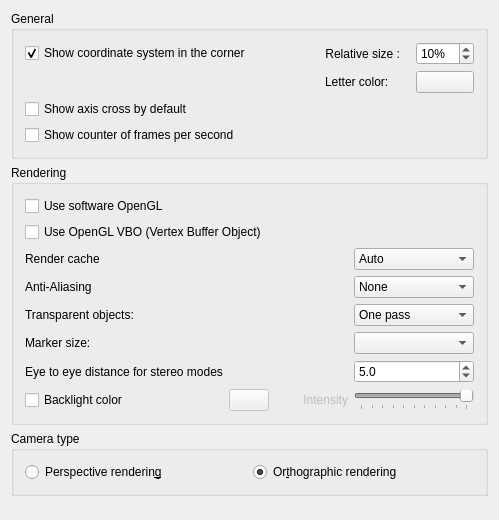
<?xml version="1.0" encoding="UTF-8"?>
<ui version="4.0">
 <class>Gui::Dialog::DlgSettings3DView</class>
 <widget class="QWidget" name="Gui::Dialog::DlgSettings3DView">
  <property name="geometry">
   <rect>
    <x>0</x>
    <y>0</y>
    <width>499</width>
    <height>520</height>
   </rect>
  </property>
  <property name="windowTitle">
   <string>3D View</string>
  </property>
  <layout class="QVBoxLayout" name="verticalLayout_2">
   <item>
    <widget class="QGroupBox" name="GroupBoxGeneral">
     <property name="enabled">
      <bool>true</bool>
     </property>
     <property name="title">
      <string>General</string>
     </property>
     <layout class="QVBoxLayout" name="verticalLayout">
      <item>
       <layout class="QGridLayout" name="gridLayoutCoord">
        <item row="0" column="0">
         <widget class="Gui::PrefCheckBox" name="CheckBox_CornerCoordSystem">
          <property name="toolTip">
           <string>Main coordinate system will always be shown in
lower right corner within opened files</string>
          </property>
          <property name="text">
           <string>Show coordinate system in the corner</string>
          </property>
          <property name="checked">
           <bool>true</bool>
          </property>
          <property name="prefEntry" stdset="0">
           <cstring>CornerCoordSystem</cstring>
          </property>
          <property name="prefPath" stdset="0">
           <cstring>View</cstring>
          </property>
         </widget>
        </item>
        <item row="0" column="1">
         <spacer name="horizontalSpacerCoord">
          <property name="orientation">
           <enum>Qt::Horizontal</enum>
          </property>
          <property name="sizeHint" stdset="0">
           <size>
            <width>40</width>
           </size>
          </property>
         </spacer>
        </item>
        <item row="0" column="2">
         <widget class="QLabel" name="labelCoordSize">
          <property name="text">
           <string>Relative size :   </string>
          </property>
          <property name="alignment">
           <set>Qt::AlignRight|Qt::AlignTrailing|Qt::AlignVCenter</set>
          </property>
         </widget>
        </item>
        <item row="0" column="3">
         <widget class="Gui::PrefSpinBox" name="SpinBox_CornerCoordSystemSize">
          <property name="toolTip">
           <string>Size of main coordinate system representation
in the corner -- in % of height/width of viewport</string>
          </property>
          <property name="minimum">
           <number>2</number>
          </property>
          <property name="maximum">
           <number>100</number>
          </property>
          <property name="value">
           <number>10</number>
          </property>
          <property name="suffix">
           <string notr="true">%</string>
          </property>
          <property name="prefEntry" stdset="0">
           <cstring>CornerCoordSystemSize</cstring>
          </property>
          <property name="prefPath" stdset="0">
           <cstring>View</cstring>
          </property>
         </widget>
        </item>
        <item row="1" column="2">
         <widget class="QLabel" name="axisLetterColorLabel">
          <property name="text">
           <string>Letter color:</string>
          </property>
         </widget>
        </item>
        <item row="1" column="3">
         <widget class="Gui::PrefColorButton" name="axisLetterColor">
          <property name="toolTip">
           <string>Axis letter color</string>
          </property>
          <property name="color" stdset="0">
           <color>
            <red>0</red>
            <green>0</green>
            <blue>0</blue>
           </color>
          </property>
          <property name="prefEntry" stdset="0">
           <cstring>AxisLetterColor</cstring>
          </property>
          <property name="prefPath" stdset="0">
           <cstring>View</cstring>
          </property>
         </widget>
        </item>
       </layout>
      </item>
      <item>
       <widget class="Gui::PrefCheckBox" name="CheckBox_ShowAxisCross">
        <property name="toolTip">
         <string>Axis cross will be shown by default at file
opening or creation</string>
        </property>
        <property name="text">
         <string>Show axis cross by default</string>
        </property>
        <property name="prefEntry" stdset="0">
         <cstring>ShowAxisCross</cstring>
        </property>
        <property name="prefPath" stdset="0">
         <cstring>View</cstring>
        </property>
       </widget>
      </item>
      <item>
       <widget class="Gui::PrefCheckBox" name="CheckBox_ShowFPS">
        <property name="toolTip">
         <string>Time needed for last operation and resulting frame rate
will be shown at the lower left corner in opened files</string>
        </property>
        <property name="text">
         <string>Show counter of frames per second</string>
        </property>
        <property name="prefEntry" stdset="0">
         <cstring>ShowFPS</cstring>
        </property>
        <property name="prefPath" stdset="0">
         <cstring>View</cstring>
        </property>
       </widget>
      </item>
     </layout>
    </widget>
   </item>
   <item>
    <widget class="QGroupBox" name="GroupBox12">
     <property name="enabled">
      <bool>true</bool>
     </property>
     <property name="title">
      <string>Rendering</string>
     </property>
     <layout class="QVBoxLayout" name="verticalLayout_3">
      <item>
       <widget class="Gui::PrefCheckBox" name="CheckBox_use_SW_OpenGL">
        <property name="toolTip">
         <string>This option is useful for troubleshooting graphics card and driver problems.

Changing this option requires a restart of the application.</string>
        </property>
        <property name="text">
         <string>Use software OpenGL</string>
        </property>
        <property name="prefEntry" stdset="0">
         <cstring>UseSoftwareOpenGL</cstring>
        </property>
        <property name="prefPath" stdset="0">
         <cstring>OpenGL</cstring>
        </property>
       </widget>
      </item>
      <item>
       <widget class="Gui::PrefCheckBox" name="CheckBox_useVBO">
        <property name="toolTip">
         <string>If selected, Vertex Buffer Objects (VBO) will be used.
A VBO is an OpenGL feature that provides methods for uploading
vertex data (position, normal vector, color, etc.) to the graphics card.
VBOs offer substantial performance gains because the data resides
in the graphics memory rather than the system memory and so it
can be rendered directly by GPU.

Note: Sometimes this feature may lead to a host of different
issues ranging from graphical anomalies to GPU crash bugs. Remember to
report this setting as enabled when seeking support on the FreeCAD forums</string>
        </property>
        <property name="text">
         <string>Use OpenGL VBO (Vertex Buffer Object)</string>
        </property>
        <property name="prefEntry" stdset="0">
         <cstring>UseVBO</cstring>
        </property>
        <property name="prefPath" stdset="0">
         <cstring>View</cstring>
        </property>
       </widget>
      </item>
      <item>
       <layout class="QGridLayout" name="gridLayout">
        <item row="0" column="0">
         <widget class="QLabel" name="renderCacheLabel">
          <property name="text">
           <string>Render cache</string>
          </property>
         </widget>
        </item>
        <item row="0" column="4">
         <widget class="QComboBox" name="renderCache">
          <property name="minimumSize">
           <size>
            <width>120</width>
            <height>0</height>
           </size>
          </property>
          <property name="toolTip">
           <string>'Render Caching' is another way to say 'Rendering Acceleration'.
There are 3 options available to achieve this:
1) 'Auto' (default), let Coin3D decide where to cache.
2) 'Distributed', manually turn on cache for all view provider root node.
3) 'Centralized', manually turn off cache in all nodes of all view provider, and
only cache at the scene graph root node. This offers the fastest rendering speed
but slower response to any scene changes.</string>
          </property>
          <property name="currentIndex">
           <number>0</number>
          </property>
          <item>
           <property name="text">
            <string>Auto</string>
           </property>
          </item>
          <item>
           <property name="text">
            <string>Distributed</string>
           </property>
          </item>
          <item>
           <property name="text">
            <string>Centralized</string>
           </property>
          </item>
         </widget>
        </item>
        <item row="1" column="0">
         <widget class="QLabel" name="aliasingLAbel">
          <property name="text">
           <string>Anti-Aliasing</string>
          </property>
         </widget>
        </item>
        <item row="1" column="4">
         <widget class="Gui::PrefComboBox" name="comboAliasing">
          <property name="minimumSize">
           <size>
            <width>120</width>
            <height>0</height>
           </size>
          </property>
          <property name="toolTip">
           <string>What kind of multisample anti-aliasing is used</string>
          </property>
          <property name="prefEntry" stdset="0">
           <cstring>AntiAliasing</cstring>
          </property>
          <property name="prefPath" stdset="0">
           <cstring>View</cstring>
          </property>
          <item>
           <property name="text">
            <string>None</string>
           </property>
          </item>
          <item>
           <property name="text">
            <string>Line Smoothing</string>
           </property>
          </item>
          <item>
           <property name="text">
            <string>MSAA 2x</string>
           </property>
          </item>
          <item>
           <property name="text">
            <string>MSAA 4x</string>
           </property>
          </item>
          <item>
           <property name="text">
            <string>MSAA 8x</string>
           </property>
          </item>
         </widget>
        </item>
        <item row="2" column="0">
         <widget class="QLabel" name="transparentRenderLabel">
          <property name="toolTip">
           <string/>
          </property>
          <property name="text">
           <string>Transparent objects:</string>
          </property>
         </widget>
        </item>
        <item row="2" column="4">
         <widget class="Gui::PrefComboBox" name="comboTransparentRender">
          <property name="minimumSize">
           <size>
            <width>120</width>
            <height>0</height>
           </size>
          </property>
          <property name="toolTip">
           <string>Render types of transparent objects</string>
          </property>
          <property name="prefEntry" stdset="0">
           <cstring>TransparentObjectRenderType</cstring>
          </property>
          <property name="prefPath" stdset="0">
           <cstring>View</cstring>
          </property>
          <item>
           <property name="text">
            <string>One pass</string>
           </property>
          </item>
          <item>
           <property name="text">
            <string>Backface pass</string>
           </property>
          </item>
         </widget>
        </item>
        <item row="3" column="0">
         <widget class="QLabel" name="markerSizeLabel">
          <property name="toolTip">
           <string/>
          </property>
          <property name="text">
           <string>Marker size:</string>
          </property>
         </widget>
        </item>
        <item row="3" column="4">
         <widget class="QComboBox" name="boxMarkerSize">
          <property name="minimumSize">
           <size>
            <width>120</width>
            <height>0</height>
           </size>
          </property>
          <property name="toolTip">
           <string>Size of vertices in the Sketcher workbench</string>
          </property>
         </widget>
        </item>
        <item row="4" column="0">
         <widget class="QLabel" name="textLabel1">
          <property name="text">
           <string>Eye to eye distance for stereo modes</string>
          </property>
         </widget>
        </item>
        <item row="4" column="4">
         <widget class="Gui::PrefDoubleSpinBox" name="FloatSpinBox_EyeDistance">
          <property name="minimumSize">
           <size>
            <width>120</width>
            <height>0</height>
           </size>
          </property>
          <property name="toolTip">
           <string>Eye-to-eye distance used for stereo projections.
The specified value is a factor that will be multiplied with the
bounding box size of the 3D object that is currently displayed.</string>
          </property>
          <property name="decimals">
           <number>1</number>
          </property>
          <property name="minimum">
           <double>0.100000000000000</double>
          </property>
          <property name="maximum">
           <double>1000.000000000000000</double>
          </property>
          <property name="singleStep">
           <double>2.000000000000000</double>
          </property>
          <property name="value">
           <double>5.000000000000000</double>
          </property>
          <property name="prefEntry" stdset="0">
           <cstring>EyeDistance</cstring>
          </property>
          <property name="prefPath" stdset="0">
           <cstring>View</cstring>
          </property>
         </widget>
        </item>
        <item row="5" column="0">
         <widget class="Gui::PrefCheckBox" name="checkBoxBacklight">
          <property name="toolTip">
           <string>Backlight is enabled with the defined color</string>
          </property>
          <property name="text">
           <string>Backlight color</string>
          </property>
          <property name="prefEntry" stdset="0">
           <cstring>EnableBacklight</cstring>
          </property>
          <property name="prefPath" stdset="0">
           <cstring>View</cstring>
          </property>
         </widget>
        </item>
        <item row="5" column="1">
         <widget class="Gui::PrefColorButton" name="backlightColor">
          <property name="enabled">
           <bool>false</bool>
          </property>
          <property name="toolTip">
           <string>Backlight color</string>
          </property>
          <property name="color" stdset="0">
           <color>
            <red>255</red>
            <green>255</green>
            <blue>255</blue>
           </color>
          </property>
          <property name="prefEntry" stdset="0">
           <cstring>BacklightColor</cstring>
          </property>
          <property name="prefPath" stdset="0">
           <cstring>View</cstring>
          </property>
         </widget>
        </item>
        <item row="5" column="2">
         <spacer name="horizontalSpacer">
          <property name="orientation">
           <enum>Qt::Horizontal</enum>
          </property>
          <property name="sizeHint" stdset="0">
           <size>
            <width>40</width>
            <height>20</height>
           </size>
          </property>
         </spacer>
        </item>
        <item row="5" column="3">
         <widget class="QLabel" name="backlightLabel">
          <property name="enabled">
           <bool>false</bool>
          </property>
          <property name="toolTip">
           <string/>
          </property>
          <property name="text">
           <string>Intensity</string>
          </property>
          <property name="alignment">
           <set>Qt::AlignRight|Qt::AlignTrailing|Qt::AlignVCenter</set>
          </property>
         </widget>
        </item>
        <item row="5" column="4">
         <widget class="Gui::PrefSlider" name="sliderIntensity">
          <property name="enabled">
           <bool>false</bool>
          </property>
          <property name="sizePolicy">
           <sizepolicy hsizetype="Fixed" vsizetype="Fixed">
            <horstretch>0</horstretch>
            <verstretch>0</verstretch>
           </sizepolicy>
          </property>
          <property name="minimumSize">
           <size>
            <width>120</width>
            <height>0</height>
           </size>
          </property>
          <property name="toolTip">
           <string>Intensity of the backlight</string>
          </property>
          <property name="maximum">
           <number>100</number>
          </property>
          <property name="singleStep">
           <number>1</number>
          </property>
          <property name="value">
           <number>100</number>
          </property>
          <property name="orientation">
           <enum>Qt::Horizontal</enum>
          </property>
          <property name="tickPosition">
           <enum>QSlider::TicksBelow</enum>
          </property>
          <property name="tickInterval">
           <number>10</number>
          </property>
          <property name="prefEntry" stdset="0">
           <cstring>BacklightIntensity</cstring>
          </property>
          <property name="prefPath" stdset="0">
           <cstring>View</cstring>
          </property>
         </widget>
        </item>
       </layout>
      </item>
     </layout>
    </widget>
   </item>
   <item>
    <widget class="QGroupBox" name="groupBoxCamera">
     <property name="title">
      <string>Camera type</string>
     </property>
     <layout class="QGridLayout" name="gridLayout1">
      <property name="leftMargin">
       <number>11</number>
      </property>
      <property name="topMargin">
       <number>11</number>
      </property>
      <property name="rightMargin">
       <number>11</number>
      </property>
      <property name="bottomMargin">
       <number>11</number>
      </property>
      <property name="spacing">
       <number>6</number>
      </property>
      <item row="0" column="0">
       <widget class="Gui::PrefRadioButton" name="radioPerspective">
        <property name="toolTip">
         <string>Objects will appear in a perspective projection</string>
        </property>
        <property name="text">
         <string>Perspective renderin&amp;g</string>
        </property>
        <property name="prefEntry" stdset="0">
         <cstring>Perspective</cstring>
        </property>
        <property name="prefPath" stdset="0">
         <cstring>View</cstring>
        </property>
       </widget>
      </item>
      <item row="0" column="1">
       <widget class="Gui::PrefRadioButton" name="radioOrthographic">
        <property name="toolTip">
         <string>Objects will be projected in orthographic projection</string>
        </property>
        <property name="text">
         <string>Or&amp;thographic rendering</string>
        </property>
        <property name="checked">
         <bool>true</bool>
        </property>
        <property name="prefEntry" stdset="0">
         <cstring>Orthographic</cstring>
        </property>
        <property name="prefPath" stdset="0">
         <cstring>View</cstring>
        </property>
       </widget>
      </item>
     </layout>
    </widget>
   </item>
   <item>
    <spacer>
     <property name="orientation">
      <enum>Qt::Vertical</enum>
     </property>
     <property name="sizeHint" stdset="0">
      <size>
       <width>455</width>
       <height>16</height>
      </size>
     </property>
    </spacer>
   </item>
  </layout>
 </widget>
 <layoutdefault spacing="6" margin="11"/>
 <customwidgets>
  <customwidget>
   <class>Gui::ColorButton</class>
   <extends>QPushButton</extends>
   <header>Gui/Widgets.h</header>
  </customwidget>
  <customwidget>
   <class>Gui::PrefCheckBox</class>
   <extends>QCheckBox</extends>
   <header>Gui/PrefWidgets.h</header>
  </customwidget>
  <customwidget>
   <class>Gui::PrefRadioButton</class>
   <extends>QRadioButton</extends>
   <header>Gui/PrefWidgets.h</header>
  </customwidget>
  <customwidget>
   <class>Gui::PrefComboBox</class>
   <extends>QComboBox</extends>
   <header>Gui/PrefWidgets.h</header>
  </customwidget>
  <customwidget>
   <class>Gui::PrefColorButton</class>
   <extends>Gui::ColorButton</extends>
   <header>Gui/PrefWidgets.h</header>
  </customwidget>
  <customwidget>
   <class>Gui::PrefSlider</class>
   <extends>QSlider</extends>
   <header>Gui/PrefWidgets.h</header>
  </customwidget>
  <customwidget>
   <class>Gui::PrefDoubleSpinBox</class>
   <extends>QDoubleSpinBox</extends>
   <header>Gui/PrefWidgets.h</header>
  </customwidget>
  <customwidget>
   <class>Gui::PrefSpinBox</class>
   <extends>QSpinBox</extends>
   <header>Gui/PrefWidgets.h</header>
  </customwidget>
 </customwidgets>
 <resources/>
 <connections>
  <connection>
   <sender>checkBoxBacklight</sender>
   <signal>toggled(bool)</signal>
   <receiver>backlightColor</receiver>
   <slot>setEnabled(bool)</slot>
   <hints>
    <hint type="sourcelabel">
     <x>161</x>
     <y>227</y>
    </hint>
    <hint type="destinationlabel">
     <x>290</x>
     <y>224</y>
    </hint>
   </hints>
  </connection>
  <connection>
   <sender>checkBoxBacklight</sender>
   <signal>toggled(bool)</signal>
   <receiver>sliderIntensity</receiver>
   <slot>setEnabled(bool)</slot>
   <hints>
    <hint type="sourcelabel">
     <x>92</x>
     <y>235</y>
    </hint>
    <hint type="destinationlabel">
     <x>293</x>
     <y>256</y>
    </hint>
   </hints>
  </connection>
  <connection>
   <sender>checkBoxBacklight</sender>
   <signal>toggled(bool)</signal>
   <receiver>backlightLabel</receiver>
   <slot>setEnabled(bool)</slot>
   <hints>
    <hint type="sourcelabel">
     <x>82</x>
     <y>507</y>
    </hint>
    <hint type="destinationlabel">
     <x>316</x>
     <y>507</y>
    </hint>
   </hints>
  </connection>
  <connection>
   <sender>CheckBox_CornerCoordSystem</sender>
   <signal>toggled(bool)</signal>
   <receiver>SpinBox_CornerCoordSystemSize</receiver>
   <slot>setEnabled(bool)</slot>
  </connection>
  <connection>
   <sender>CheckBox_CornerCoordSystem</sender>
   <signal>toggled(bool)</signal>
   <receiver>axisLetterColor</receiver>
   <slot>setEnabled(bool)</slot>
  </connection>
 </connections>
</ui>
